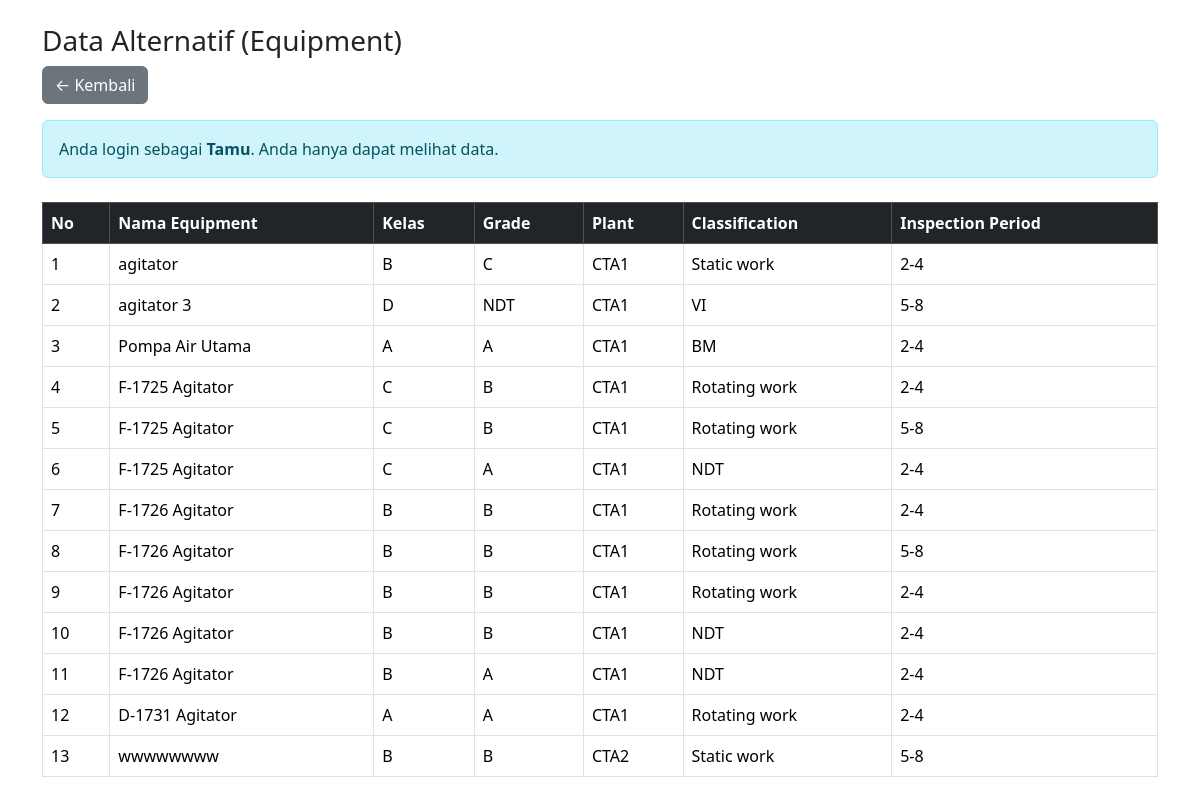
/pages/data_alternatif.php, run on the app's committed database.
### tables this page shows
CREATE TABLE `equipment` (
  `id_equipment` int(11) NOT NULL,
  `equipment_name` varchar(100) NOT NULL,
  `id_equipment_class` int(11) NOT NULL,
  `id_grade` int(11) NOT NULL,
  `id_plant` int(11) NOT NULL,
  `id_classification` int(11) NOT NULL,
  `id_inspection_period` int(11) NOT NULL
);

CREATE TABLE `equipment_class` (
  `id_equipment_class` int(11) NOT NULL,
  `class_name` varchar(50) NOT NULL,
  `equipment_class_point` int(11) NOT NULL
);

CREATE TABLE `grade` (
  `id_grade` int(11) NOT NULL,
  `grade_name` varchar(20) NOT NULL,
  `grade_point` int(11) NOT NULL
);

CREATE TABLE `plant` (
  `id_plant` int(11) NOT NULL,
  `plant_name` varchar(50) NOT NULL
);

CREATE TABLE `classification` (
  `id_classification` int(11) NOT NULL,
  `classification_name` varchar(50) NOT NULL,
  `classification_point` int(11) NOT NULL
);

CREATE TABLE `inspection_period` (
  `id_inspection_period` int(11) NOT NULL,
  `period_name` varchar(20) NOT NULL,
  `period_point` int(11) NOT NULL
);

### pages/data_alternatif.php (the view, shortened to what this page needs)
<?php
include '../config/db.php';
$query = "SELECT e.id_equipment, e.equipment_name,
                 ec.class_name, g.grade_name, p.plant_name,
                 c.classification_name, ip.period_name
          FROM equipment e
          JOIN equipment_class ec ON e.id_equipment_class = ec.id_equipment_class
          JOIN grade g ON e.id_grade = g.id_grade
          JOIN plant p ON e.id_plant = p.id_plant
          JOIN classification c ON e.id_classification = c.id_classification
          JOIN inspection_period ip ON e.id_inspection_period = ip.id_inspection_period";
$result = mysqli_query($koneksi, $query);
$equipment_class = mysqli_query($koneksi, "SELECT * FROM equipment_class");
$grade = mysqli_query($koneksi, "SELECT * FROM grade");
$plant = mysqli_query($koneksi, "SELECT * FROM plant");
$classification = mysqli_query($koneksi, "SELECT * FROM classification");
$inspection_period = mysqli_query($koneksi, "SELECT * FROM inspection_period");
?>
<!DOCTYPE html>
<html lang="id">
<head>
  <link href="https://cdn.jsdelivr.net/npm/bootstrap@5.3.3/dist/css/bootstrap.min.css" rel="stylesheet">
</head>
<body class="p-4">
  <div class="container">
    <h3>Data Alternatif (Equipment)</h3>
    <div class="mb-3">
      <button type="button" class="btn btn-secondary" onclick="if(document.referrer) { window.history.back(); } else { window.location='/SPK_Maintenance/pages/dashboard.php'; }">&larr; Kembali</button>
    </div>
    <?php if(isset($_SESSION['role']) && $_SESSION['role'] === 'admin'): ?>
    <form method="POST" class="mt-3 mb-4">
      <div class="row">
        <div class="col-md-4">
          <label>Nama Equipment</label>
          <input type="text" name="equipment_name" class="form-control" required>
        </div>
        <div class="col-md-4">
          <label>Kelas Equipment</label>
          <select name="id_equipment_class" class="form-select" required>
            <option value="">-- Pilih Class --</option>
            <?php while($row=mysqli_fetch_assoc($equipment_class)) { ?>
              <option value="<?= $row['id_equipment_class'] ?>"><?= $row['class_name'] ?></option>
            <?php } ?>
          </select>
        </div>
        <div class="col-md-4">
          <label>Grade</label>
          <select name="id_grade" class="form-select" required>
            <option value="">-- Pilih Grade --</option>
            <?php while($row=mysqli_fetch_assoc($grade)) { ?>
              <option value="<?= $row['id_grade'] ?>"><?= $row['grade_name'] ?></option>
            <?php } ?>
          </select>
        </div>
      </div>
      <div class="row mt-3">
        <div class="col-md-4">
          <label>Plant</label>
          <select name="id_plant" class="form-select" required>
            <option value="">-- Pilih Plant --</option>
            <?php while($row=mysqli_fetch_assoc($plant)) { ?>
              <option value="<?= $row['id_plant'] ?>"><?= $row['plant_name'] ?></option>
            <?php } ?>
          </select>
        </div>
        <div class="col-md-4">
          <label>Classification</label>
          <select name="id_classification" class="form-select" required>
            <option value="">-- Pilih Classification --</option>
            <?php while($row=mysqli_fetch_assoc($classification)) { ?>
              <option value="<?= $row['id_classification'] ?>"><?= $row['classification_name'] ?></option>
            <?php } ?>
          </select>
        </div>
        <div class="col-md-4">
          <label>Inspection Period</label>
          <select name="id_inspection_period" class="form-select" required>
            <option value="">-- Pilih Period --</option>
            <?php while($row=mysqli_fetch_assoc($inspection_period)) { ?>
              <option value="<?= $row['id_inspection_period'] ?>"><?= $row['period_name'] ?></option>
            <?php } ?>
          </select>
        </div>
      </div>
      <div class="mt-4">
        <button type="submit" name="simpan" class="btn btn-primary">Simpan</button>
      </div>
    </form>
    <?php else: ?>
      <div class="alert alert-info">Anda login sebagai <strong><?=htmlspecialchars($_SESSION['username'] ?? 'Tamu')?></strong>. Anda hanya dapat melihat data.</div>
    <?php endif; ?>
    <table class="table table-bordered mt-4">
      <thead class="table-dark">
        <tr>
          <th>No</th>
          <th>Nama Equipment</th>
          <th>Kelas</th>
          <th>Grade</th>
          <th>Plant</th>
          <th>Classification</th>
          <th>Inspection Period</th>
        </tr>
      </thead>
      <tbody>
        <?php $no=1; while($row=mysqli_fetch_assoc($result)) { ?>
        <tr>
          <td><?= $no++ ?></td>
          <td><?= $row['equipment_name'] ?></td>
          <td><?= $row['class_name'] ?></td>
          <td><?= $row['grade_name'] ?></td>
          <td><?= $row['plant_name'] ?></td>
          <td><?= $row['classification_name'] ?></td>
          <td><?= $row['period_name'] ?></td>
        </tr>
        <?php } ?>
      </tbody>
    </table>
  </div>
</body>
</html>

### data on the page
equipment: equipment_name "agitator", id_equipment_class.class_name "B", id_grade.grade_name "C", id_plant.plant_name "CTA1", id_classification.classification_name "Static work", id_inspection_period.period_name "2-4"
equipment: equipment_name "agitator 3", id_equipment_class.class_name "D", id_grade.grade_name "NDT", id_plant.plant_name "CTA1", id_classification.classification_name "VI", id_inspection_period.period_name "5-8"
equipment: equipment_name "Pompa Air Utama", id_equipment_class.class_name "A", id_grade.grade_name "A", id_plant.plant_name "CTA1", id_classification.classification_name "BM", id_inspection_period.period_name "2-4"
equipment: equipment_name "F-1725 Agitator", id_equipment_class.class_name "C", id_grade.grade_name "B", id_plant.plant_name "CTA1", id_classification.classification_name "Rotating work", id_inspection_period.period_name "2-4"
equipment: equipment_name "F-1725 Agitator", id_equipment_class.class_name "C", id_grade.grade_name "B", id_plant.plant_name "CTA1", id_classification.classification_name "Rotating work", id_inspection_period.period_name "5-8"
equipment: equipment_name "F-1725 Agitator", id_equipment_class.class_name "C", id_grade.grade_name "A", id_plant.plant_name "CTA1", id_classification.classification_name "NDT", id_inspection_period.period_name "2-4"
equipment: equipment_name "F-1726 Agitator", id_equipment_class.class_name "B", id_grade.grade_name "B", id_plant.plant_name "CTA1", id_classification.classification_name "Rotating work", id_inspection_period.period_name "2-4"
equipment: equipment_name "F-1726 Agitator", id_equipment_class.class_name "B", id_grade.grade_name "B", id_plant.plant_name "CTA1", id_classification.classification_name "Rotating work", id_inspection_period.period_name "5-8"
equipment: equipment_name "F-1726 Agitator", id_equipment_class.class_name "B", id_grade.grade_name "B", id_plant.plant_name "CTA1", id_classification.classification_name "Rotating work", id_inspection_period.period_name "2-4"
equipment: equipment_name "F-1726 Agitator", id_equipment_class.class_name "B", id_grade.grade_name "B", id_plant.plant_name "CTA1", id_classification.classification_name "NDT", id_inspection_period.period_name "2-4"
equipment: equipment_name "F-1726 Agitator", id_equipment_class.class_name "B", id_grade.grade_name "A", id_plant.plant_name "CTA1", id_classification.classification_name "NDT", id_inspection_period.period_name "2-4"
equipment: equipment_name "D-1731 Agitator", id_equipment_class.class_name "A", id_grade.grade_name "A", id_plant.plant_name "CTA1", id_classification.classification_name "Rotating work", id_inspection_period.period_name "2-4"
equipment: equipment_name "wwwwwwww", id_equipment_class.class_name "B", id_grade.grade_name "B", id_plant.plant_name "CTA2", id_classification.classification_name "Static work", id_inspection_period.period_name "5-8"

### other printed values
$_SESSION['username'] "Tamu"
